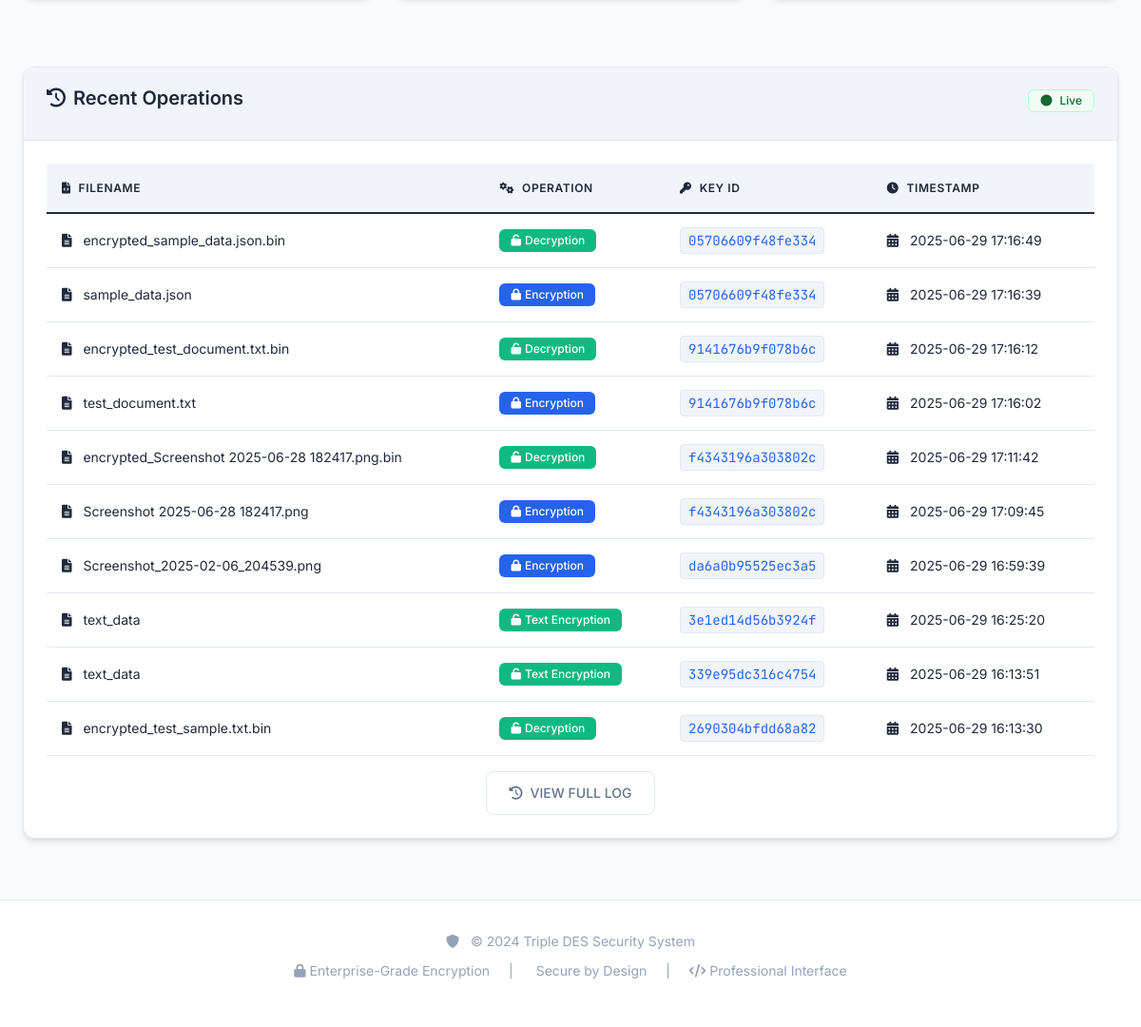
Before: / (lower part) with the older database file.
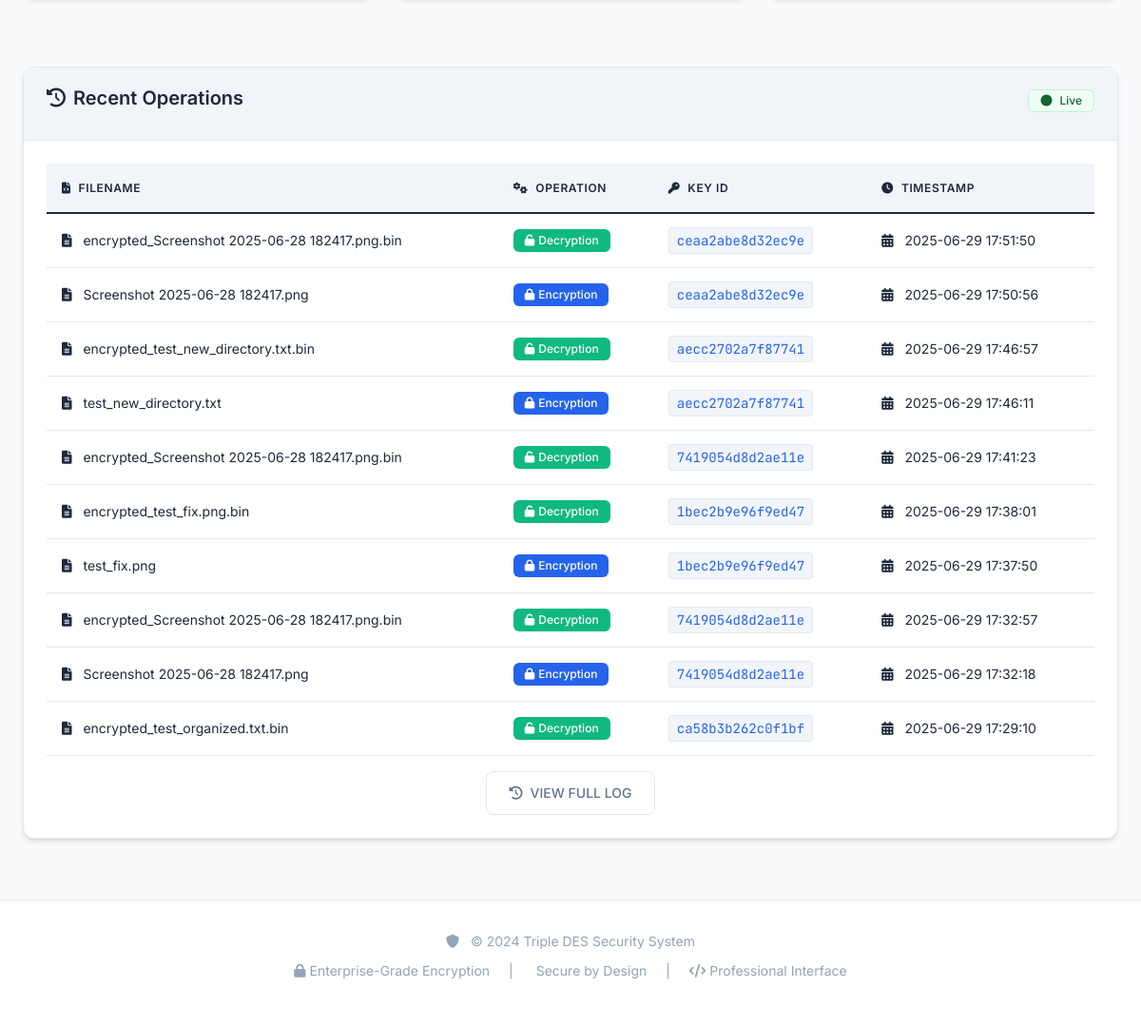
After: the same page with the newer database file.
### tables this page shows
CREATE TABLE encryption_history (
            id INTEGER PRIMARY KEY AUTOINCREMENT,
            filename TEXT NOT NULL,
            key_id TEXT NOT NULL,
            operation_type TEXT NOT NULL,
            timestamp DATETIME DEFAULT CURRENT_TIMESTAMP
        );

### src/app.py (the view)
@app.route('/')
def index():
    history = get_history()
    return render_template('index.html', history=history)

### src/app.py (called while the page is built)
def get_history():
    conn = sqlite3.connect(DB_PATH)
    conn.row_factory = sqlite3.Row
    c = conn.cursor()
    c.execute('SELECT * FROM encryption_history ORDER BY timestamp DESC LIMIT 10')
    history = c.fetchall()
    conn.close()
    return history

### templates/index.html (shortened to what this page needs)
{% extends "base.html" %}
{% block content %}
<div class="container mt-5">
    <div class="row mt-5">
    </div>
    <div class="card mt-5">
        <div class="card-header">
            <h5 class="card-title mb-0">
                <i class="fas fa-history me-2"></i>Recent Operations
                <span class="float-end">
                    <span class="status-indicator online">
                        <i class="fas fa-circle"></i>
                        Live
                    </span>
                </span>
            </h5>
        </div>
        <div class="card-body">
            {% if history %}
                <div class="table-responsive">
                    <table class="table table-hover">
                        <thead>
                            <tr>
                                <th><i class="fas fa-file-code me-2"></i>FILENAME</th>
                                <th><i class="fas fa-cogs me-2"></i>OPERATION</th>
                                <th><i class="fas fa-key me-2"></i>KEY ID</th>
                                <th><i class="fas fa-clock me-2"></i>TIMESTAMP</th>
                            </tr>
                        </thead>
                        <tbody>
                            {% for entry in history %}
                            <tr class="interactive-hover">
                                <td>
                                    <i class="fas fa-file-alt me-2" style="color: var(--primary-neon);"></i>
                                    <span class="text-glow">{{ entry.filename }}</span>
                                </td>
                                <td>
                                    {% if entry.operation_type == 'Encryption' %}
                                        <span class="badge bg-primary">
                                            <i class="fas fa-lock me-1"></i>{{ entry.operation_type }}
                                        </span>
                                    {% else %}
                                        <span class="badge bg-success">
                                            <i class="fas fa-unlock me-1"></i>{{ entry.operation_type }}
                                        </span>
                                    {% endif %}
                                </td>
                                <td>
                                    <code class="text-glow">{{ entry.key_id }}</code>
                                </td>
                                <td>
                                    <i class="fas fa-calendar-alt me-2" style="color: var(--secondary-neon);"></i>
                                    {{ entry.timestamp }}
                                </td>
                            </tr>
                            {% endfor %}
                        </tbody>
                    </table>
                </div>
                <div class="text-center mt-3">
                    <a href="{{ url_for('history') }}" class="btn btn-outline-dark">
                        <i class="fas fa-history me-2"></i>VIEW FULL LOG
                    </a>
                </div>
            {% endif %}
        </div>
    </div>
</div>
{% endblock %}

Changed rows visible on the page:
removed encryption_history: filename "encrypted_sample_data.json.bin", operation_type "Decryption", key_id "05706609f48fe334", timestamp "2025-06-29 17:16:49"
removed encryption_history: filename "sample_data.json", operation_type "Encryption", key_id "05706609f48fe334", timestamp "2025-06-29 17:16:39"
removed encryption_history: filename "encrypted_test_document.txt.bin", operation_type "Decryption", key_id "9141676b9f078b6c", timestamp "2025-06-29 17:16:12"
removed encryption_history: filename "test_document.txt", operation_type "Encryption", key_id "9141676b9f078b6c", timestamp "2025-06-29 17:16:02"
removed encryption_history: filename "encrypted_Screenshot 2025-06-28 182417.png.bin", operation_type "Decryption", key_id "f4343196a303802c", timestamp "2025-06-29 17:11:42"
removed encryption_history: filename "Screenshot 2025-06-28 182417.png", operation_type "Encryption", key_id "f4343196a303802c", timestamp "2025-06-29 17:09:45"
removed encryption_history: filename "Screenshot_2025-02-06_204539.png", operation_type "Encryption", key_id "da6a0b95525ec3a5", timestamp "2025-06-29 16:59:39"
removed encryption_history: filename "text_data", operation_type "Text Encryption", key_id "3e1ed14d56b3924f", timestamp "2025-06-29 16:25:20"
removed encryption_history: filename "text_data", operation_type "Text Encryption", key_id "339e95dc316c4754", timestamp "2025-06-29 16:13:51"
removed encryption_history: filename "encrypted_test_sample.txt.bin", operation_type "Decryption", key_id "2690304bfdd68a82", timestamp "2025-06-29 16:13:30"
added encryption_history: filename "encrypted_Screenshot 2025-06-28 182417.png.bin", operation_type "Decryption", key_id "ceaa2abe8d32ec9e", timestamp "2025-06-29 17:51:50"
added encryption_history: filename "Screenshot 2025-06-28 182417.png", operation_type "Encryption", key_id "ceaa2abe8d32ec9e", timestamp "2025-06-29 17:50:56"
added encryption_history: filename "encrypted_test_new_directory.txt.bin", operation_type "Decryption", key_id "aecc2702a7f87741", timestamp "2025-06-29 17:46:57"
added encryption_history: filename "test_new_directory.txt", operation_type "Encryption", key_id "aecc2702a7f87741", timestamp "2025-06-29 17:46:11"
added encryption_history: filename "encrypted_Screenshot 2025-06-28 182417.png.bin", operation_type "Decryption", key_id "7419054d8d2ae11e", timestamp "2025-06-29 17:41:23"
added encryption_history: filename "encrypted_test_fix.png.bin", operation_type "Decryption", key_id "1bec2b9e96f9ed47", timestamp "2025-06-29 17:38:01"
added encryption_history: filename "test_fix.png", operation_type "Encryption", key_id "1bec2b9e96f9ed47", timestamp "2025-06-29 17:37:50"
added encryption_history: filename "encrypted_Screenshot 2025-06-28 182417.png.bin", operation_type "Decryption", key_id "7419054d8d2ae11e", timestamp "2025-06-29 17:32:57"
added encryption_history: filename "Screenshot 2025-06-28 182417.png", operation_type "Encryption", key_id "7419054d8d2ae11e", timestamp "2025-06-29 17:32:18"
added encryption_history: filename "encrypted_test_organized.txt.bin", operation_type "Decryption", key_id "ca58b3b262c0f1bf", timestamp "2025-06-29 17:29:10"
